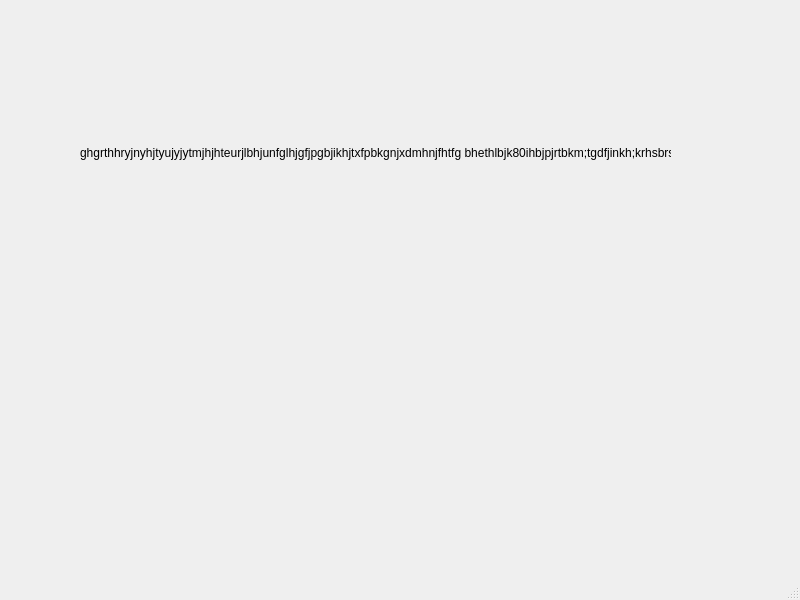
<?xml version="1.0" encoding="UTF-8"?>
<ui version="4.0">
 <class>MainWindow</class>
 <widget class="QMainWindow" name="MainWindow">
  <property name="geometry">
   <rect>
    <x>0</x>
    <y>0</y>
    <width>800</width>
    <height>600</height>
   </rect>
  </property>
  <property name="windowTitle">
   <string>MainWindow</string>
  </property>
  <widget class="QWidget" name="centralwidget">
   <widget class="QLabel" name="label">
    <property name="geometry">
     <rect>
      <x>80</x>
      <y>143</y>
      <width>591</width>
      <height>20</height>
     </rect>
    </property>
    <property name="text">
     <string>ghgrthhryjnyhjtyujyjytmjhjhteurjlbhjunfglhjgfjpgbjikhjtxfpbkgnjxdmhnjfhtfg bhethlbjk80ihbjpjrtbkm;tgdfjinkh;krhsbrs</string>
    </property>
   </widget>
  </widget>
  <widget class="QMenuBar" name="menubar">
   <property name="geometry">
    <rect>
     <x>0</x>
     <y>0</y>
     <width>800</width>
     <height>21</height>
    </rect>
   </property>
  </widget>
  <widget class="QStatusBar" name="statusbar"/>
 </widget>
 <resources/>
 <connections/>
</ui>
